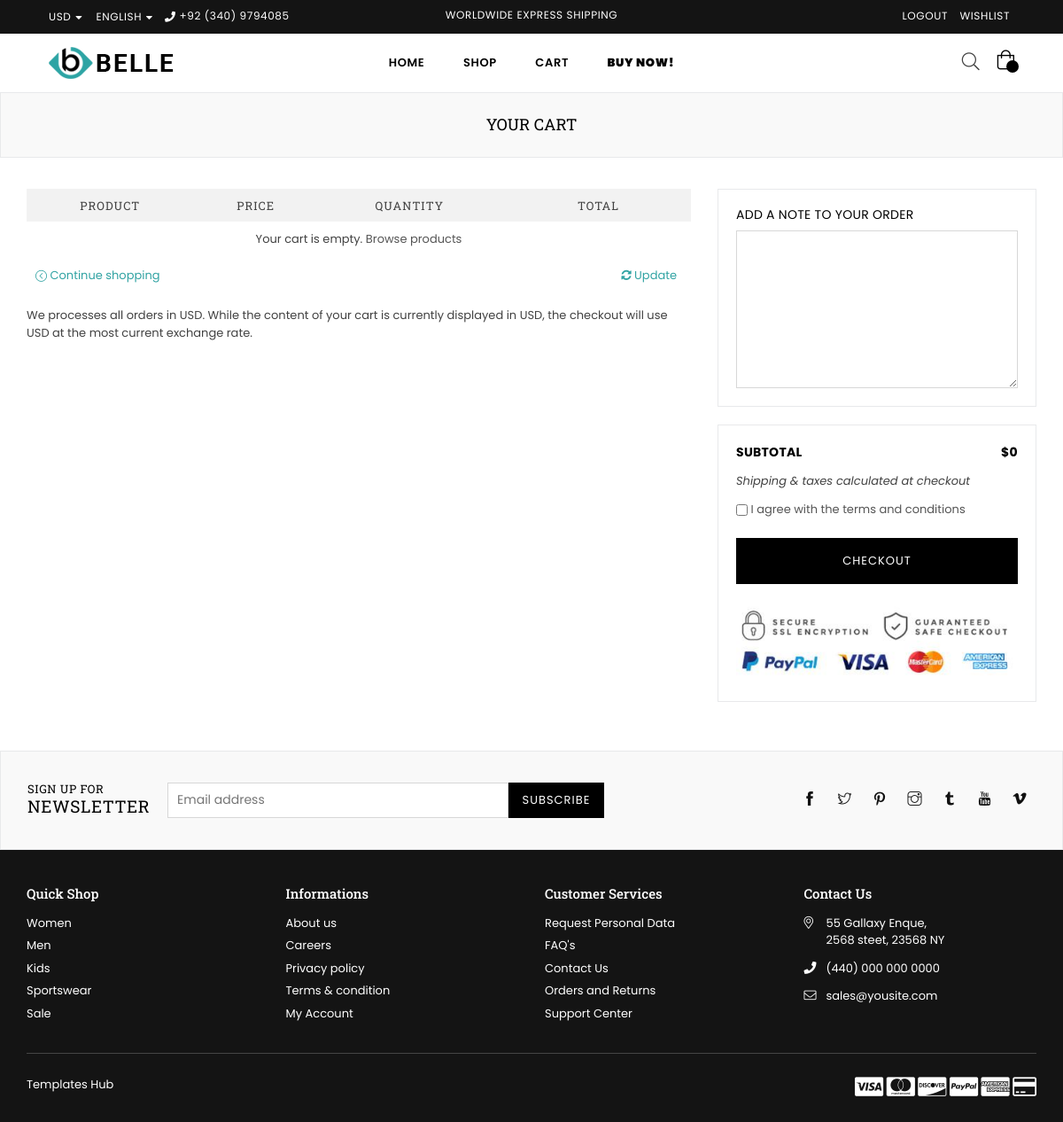
Page /shop/cart/ (signed in) on the earlier database version.
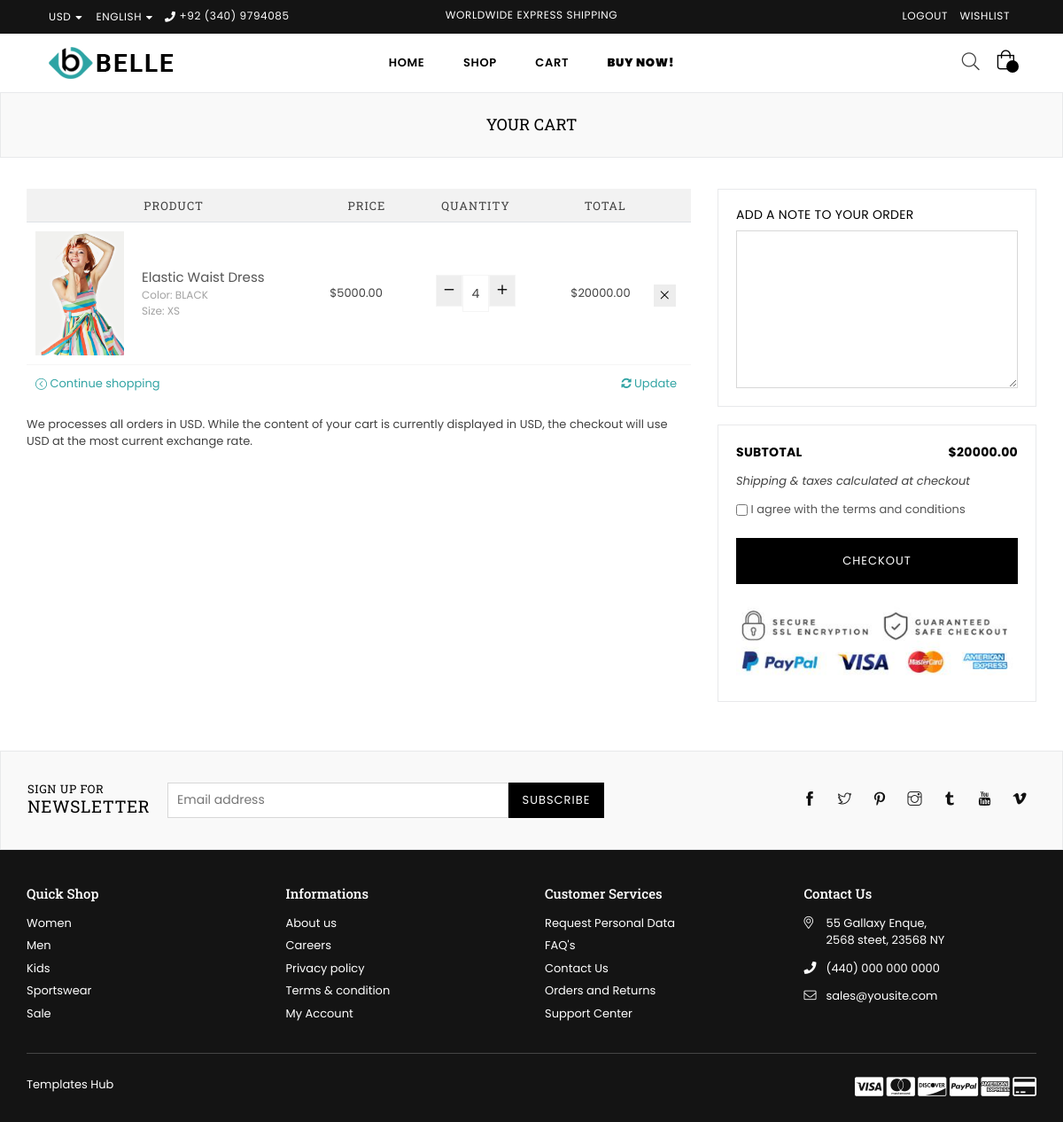
Same page on the later database version.
### app/models.py (models this page shows, shortened)
class CartItem(models.Model):
    cart = models.ForeignKey(Cart, on_delete=models.CASCADE)
    product = models.ForeignKey(Product, on_delete=models.CASCADE)
    color = models.ForeignKey(Color, on_delete=models.CASCADE)
    size = models.ForeignKey(Size, on_delete=models.CASCADE)
    quantity = models.PositiveIntegerField(default=1)
    @property
    def total_price(self):
        return self.product.price * self.quantity

class Product(models.Model):
    name = models.CharField(max_length=255)
    description = models.TextField()
    price = models.DecimalField(max_digits=10, decimal_places=2)
    slug= models.SlugField(unique=True)
    discounted_price = models.DecimalField(max_digits=10, decimal_places=2, null=True, blank=True)
    SKU = models.CharField(max_length=50, unique=True)
    stock = models.IntegerField()
    rating = models.FloatField()
    reviews_count = models.IntegerField()
    in_stock = models.BooleanField(default=True)
    is_new = models.BooleanField(default=False)
    is_on_sale = models.BooleanField(default=False)
    available_colors = models.ManyToManyField(Color, blank=True)
    available_sizes = models.ManyToManyField(Size, blank=True)
    product_type = models.CharField(max_length=50)
    collection = models.CharField(max_length=100)
    main_image = models.ImageField(upload_to='app/images/product_images/')
    hover_image = models.ImageField(upload_to='app/images/product_images/', blank=True, null=True)
    discount_percentage = models.IntegerField(null=True, blank=True)
    limited_stock_message = models.CharField(max_length=255, null=True, blank=True)
    is_featured= models.BooleanField(default=False)
    brand = models.ForeignKey(Brand, on_delete=models.CASCADE, null=True)
    tags = models.ManyToManyField(Tag, blank=True)
    wished_by = models.ManyToManyField(User, related_name='wishlisted_products', blank=True)

class Color(models.Model):
    name = models.CharField(max_length=50, unique=True)  # e.g., "Red", "Black"
    code = models.CharField(max_length=7, unique=True)  # e.g., "#FF0000"

class Size(models.Model):
    name = models.CharField(max_length=10, unique=True)  # e.g., "XS", "S", "M", "L", "XL"

### app/views.py (the view, shortened to what this page needs)
# urls.py: path('cart/', views.cart_page, name='cart'),
@login_required
def cart_page(request):
    cart, created = Cart.objects.get_or_create(user=request.user)
    cart_items = cart.cartitem_set.all()
    subtotal = sum(item.total_price for item in cart_items)
    context = {
        'cart_items': cart_items,
        'subtotal': subtotal,
    }
    return render(request, 'app/cart.html', context)

### app/templates/app/cart.html (shortened to what this page needs)
{% extends 'base.html' %}
    {% load static %}
    {% block content %}
    <div id="page-content">
    	<div class="page section-header text-center">
			<div class="page-title">
        		<div class="wrapper"><h1 class="page-width">Your cart</h1></div>
      		</div>
		</div>
        <div class="container">
        	<div class="row">
                <div class="col-12 col-sm-12 col-md-8 col-lg-8 main-col">
                	<form action="#" method="post" class="cart style2">
                		<table>
                            <thead class="cart__row cart__header">
                                <tr>
                                    <th colspan="2" class="text-center">Product</th>
                                    <th class="text-center">Price</th>
                                    <th class="text-center">Quantity</th>
                                    <th class="text-right">Total</th>
                                    <th class="action">&nbsp;</th>
                                </tr>
                            </thead>
                    		<tbody>
                                {% for item in cart_items %}
                                <tr class="cart__row border-bottom line1 cart-flex border-top">
                                    <td class="cart__image-wrapper cart-flex-item">
                                        <a href="{% url 'product' item.product.slug  %}"><img class="cart__image" src="{{ item.product.main_image.url }}" alt="{{ item.product.name }}"></a>
                                    </td>
                                    <td class="cart__meta small--text-left cart-flex-item">
                                        <div class="list-view-item__title">
                                            <a href="#">{{item.product.name}} </a>
                                        </div>
                                        <div class="cart__meta-text">
                                            Color: {{ item.color.name }}<br>Size: {{ item.size.name }}<br>
                                        </div>
                                    </td>
                                    <td class="cart__price-wrapper cart-flex-item">
                                        <span class="money">${{ item.product.price }}</span>
                                    </td>
                                    <td class="cart__update-wrapper cart-flex-item text-right">
                                        <div class="cart__qty text-center">
                                            <div class="qtyField">
                                                <a class="qtyBtn minus" data-id="{{ item.id }}" href="javascript:void(0);"><i class="fa anm anm-minus-r" aria-hidden="true"></i></a>
                                                <input type="text" readonly name="quantity" value="{{ item.quantity | default:1 }}" data-id="{{ item.id }}" class="product-form__input qty">
                                                <a class="qtyBtn plus" data-id="{{ item.id }}" href="javascript:void(0);"><i class="fa anm anm-plus-r" aria-hidden="true"></i></a>
                                            </div>
                                        </div>
                                    </td>
                                    <td class="text-right small--hide cart-price">
                                        <div><span class="money" id="total-{{ item.id }}">${{ item.total_price|floatformat:2 }}</span></div>
                                    </td>
                                    <td class="text-center small--hide"><a href="?remove_item={{ item.id }}" class="btn btn--secondary cart__remove" title="Remove tem"><i class="icon icon anm anm-times-l"></i></a></td>
                                </tr>
                                {% empty %}
                                <tr>
                                    <td colspan="6" class="text-center">Your cart is empty. <a href="{% url 'shop' %}">Browse products</a></td>
                                </tr>
                                {% endfor %}
                            </tbody>
                    		<tfoot>
                                <tr>
                                    <td colspan="3" class="text-left"><a href="{% url 'shop' %}" class="btn--link cart-continue"><i class="icon icon-arrow-circle-left"></i> Continue shopping</a></td>
                                    <td colspan="3" class="text-right"><button type="submit" name="update" class="btn--link cart-update"><i class="fa fa-refresh"></i> Update</button></td>
                                </tr>
                            </tfoot>
                    </table>
                    <div class="currencymsg">We processes all orders in USD. While the content of your cart is currently displayed in USD, the checkout will use USD at the most current exchange rate.</div>
                    </form>
               	</div>
                <div class="col-12 col-sm-12 col-md-4 col-lg-4 cart__footer">
                	<div class="cart-note">
                    	<div class="solid-border">
							<h5><label for="CartSpecialInstructions" class="cart-note__label small--text-center">Add a note to your order</label></h5>
							<textarea name="note" id="CartSpecialInstructions" class="cart-note__input">{{cart.note}}</textarea>
						</div>
                    </div>
                    <div class="solid-border">
                      <div class="row">
                      	<span class="col-12 col-sm-6 cart__subtotal-title"><strong>Subtotal</strong></span>
                        <span class="col-12 col-sm-6 cart__subtotal-title cart__subtotal text-right"><span class="money" id="subtotal">${{ subtotal }}</span></span>
                      </div>
                      <div class="cart__shipping">Shipping &amp; taxes calculated at checkout</div>
                      <p class="cart_tearm">
                        <label>
                          <input type="checkbox" name="tearm" id="cartTearm" class="checkbox" value="tearm" {% if cart.terms_agreed %} checked {% endif %} required>
                           I agree with the terms and conditions</label>
                      </p>
                      <a href="{% url 'checkout' %}"> <input type="submit"  name="checkout" id="cartCheckout" class="btn btn--small-wide checkout" value="Checkout"></a>
                      <div class="paymnet-img"><img src="{% static 'images/payment-img.jpg' %}" alt="Payment"></div>
                    </div>
                </div>
            </div>
        </div>
    </div>
{% endblock content %}

Differences in the rows shown:
added CartItem: product.main_image (picture), product.name "Elastic Waist Dress", color.name "BLACK", size.name "XS", product.price "5000.00", quantity "4", total_price "20000.00"
Other differences:
{{ subtotal }}: "0" → "20000.00"
text no longer shown: "Your cart is empty. Browse products"
